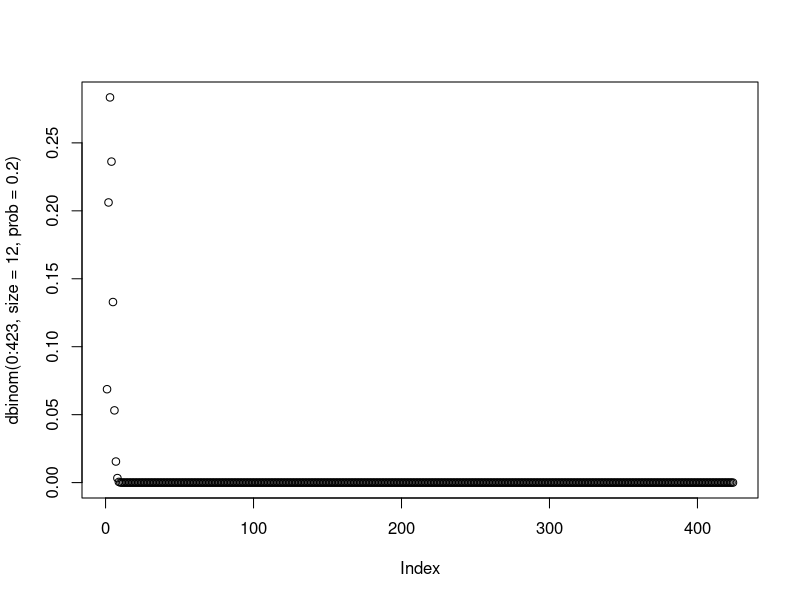
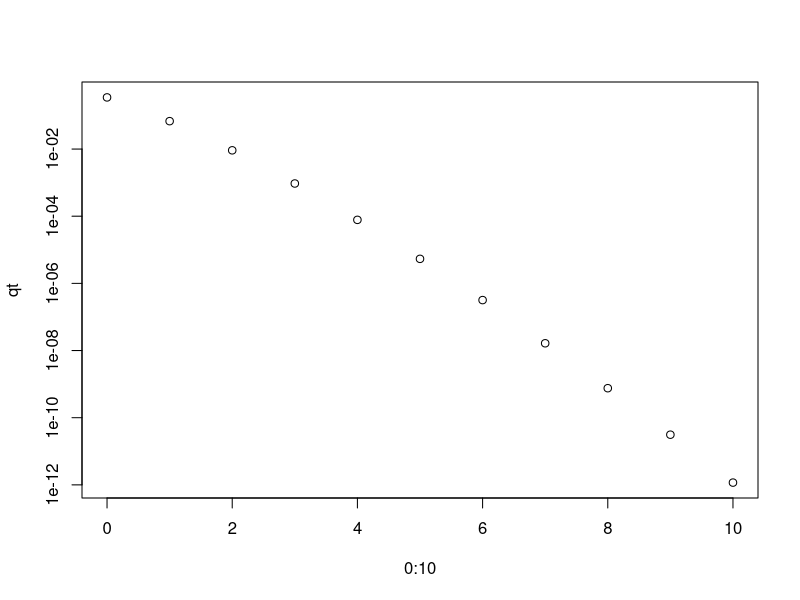

These figures' R source, in order:
## binom
size=423
prob=1e-3
n <- 1e7

plot(dbinom(0:423,size=12,prob=.2)) # density
(0:10)[which(pbinom(0:10,size=size,prob=prob,lower.tail=FALSE) < 1e-3)]
qt <- pbinom(0:10,size=size,prob=prob,lower.tail=FALSE)
names(qt) <- 0:10
plot(0:10,qt,log="y")

pbinom(c(2,5),size=size,prob=prob,lower.tail=FALSE) # 9.17e-3,5.37e-6

binom.test(5,423,p=1e-3,alternative="greater")